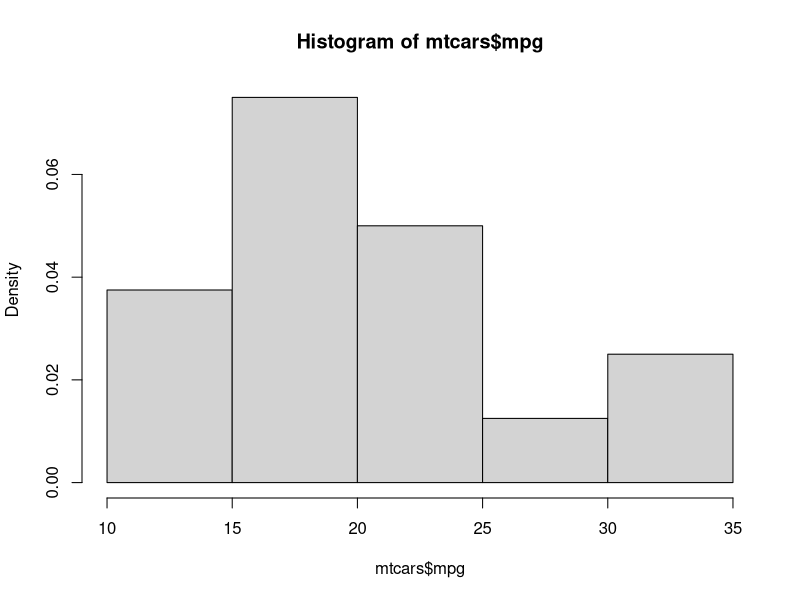
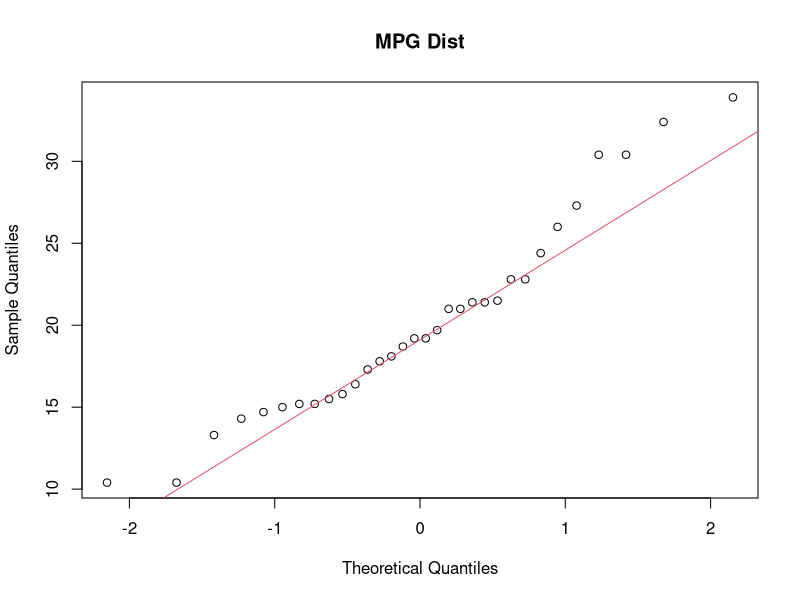

Reproduce these figures in R, in order. (Note: this script raises an error after producing the figures.)
###   Задача 1  ###

meanCI = function(x,sigma=sd(x),confLevel=0.95){
  if (confLevel>=1 || confLevel<=0)
  {return ("The value of confLevel should be in the interval (0,1)")}
  else{
    n = length(x)
    meanX = mean(x)
    alpha = 1 - confLevel
    se = sigma/sqrt(n)
    if (missing(sigma))       
    {cv = qt(1-alpha/2,df=n-1)}
    else {cv=qnorm(1-alpha/2)}
    return(c(lowerBound=meanX-cv*se,upperBound=meanX+cv*se))
    
  }
}
### now test it
x=rnorm(100,0,1.5)
meanCI(x)
meanCI(x,sd(x))                 

###   Задача 2  ###

mtcars

hist(mtcars$mpg,probability = TRUE)
qqnorm(mtcars$mpg,main = "MPG Dist")
qqline(mtcars$mpg,col=2)
shapiro.test(mtcars$mpg)

###   Задача 3  ###

install.packages("HSAUR") 
data(water,package = "HSAUR")
??water
str(water)
edit(water)

morSouth=water$mortality[water$location=="South"]
morNorth=water$mortality[water$location=="North"]
hardSouth=water$hardness[water$location=="South"]
hardNorth=water$hardness[water$location=="North"]
ks.test(morSouth,morNorth)
ks.test(hardSouth,hardNorth)

cor.test(~mortality + hardness, data = water)
t.test(mortality~location,data=water)
t.test(hardness~location,data=water)
row1=tapply(water$mortality,water$location,mean)
row2=tapply(water$hardness,water$location,mean)
tab=rbind(row1,row2)
rownames(tab)=c("mortality","hardness")
tab

###   Задача 4  ###

data(waves,package = "HSAUR")
??waves
str(waves)
edit(waves)
t.test(waves$method1,waves$method2,paired = TRUE)
ks.test(waves$method1,waves$method2)
cor.test(~method1 + method2, data = waves)
